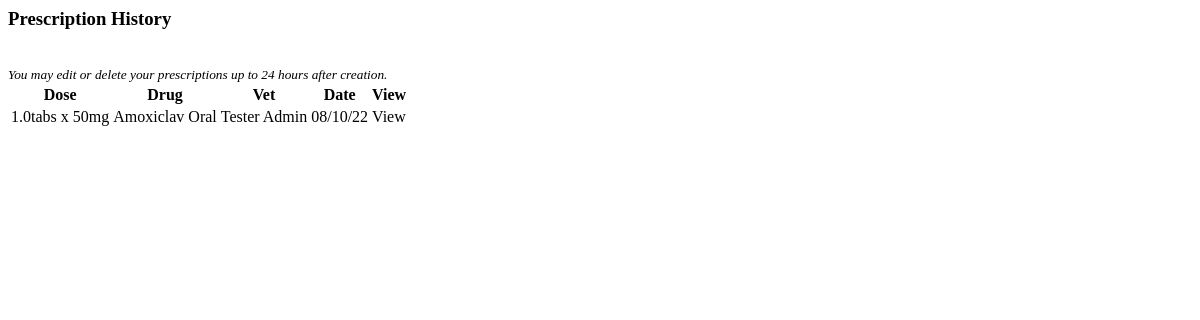
The app's page /prescriptions/list-prescrip/2 (signed in), older data.
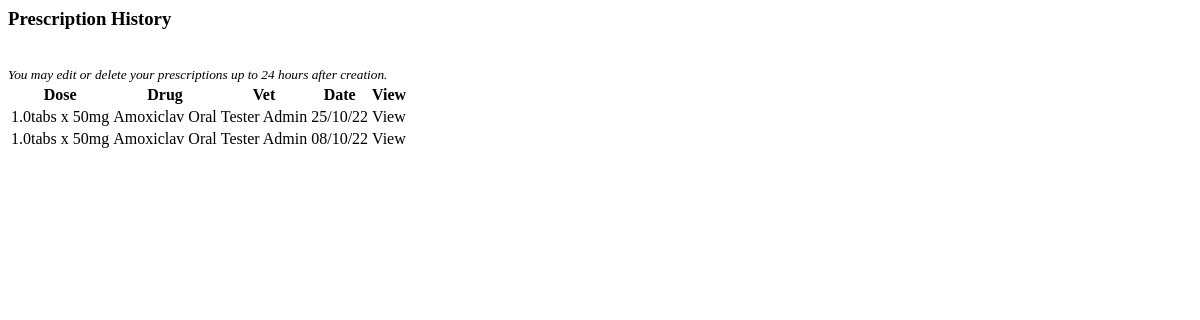
The same page, newer data.
### prescriptions/models.py (models this page shows, shortened)
class Prescription(models.Model):
    animal = models.ForeignKey(Record, on_delete=models.CASCADE, default=1)
    animal_weight = models.DecimalField(max_digits=5, decimal_places=2,
                                        blank=True, null=True)
    vet = models.ForeignKey(Vet, on_delete=models.CASCADE, default=1)
    drug = models.ForeignKey(Drug, on_delete=models.CASCADE, default=None)
    type = models.CharField(max_length=10, blank=True)
    drug_dose = models.DecimalField(max_digits=4, decimal_places=2,
                                    blank=True, null=True)
    drug_dose_high = models.DecimalField(max_digits=4, decimal_places=2,
                                         blank=True, null=True)
    dose = models.CharField(max_length=100, blank=True, null=True)
    measure = models.CharField(max_length=2, blank=True)
    frequency = models.CharField(max_length=10, choices=FREQUENCY, blank=True)
    length = models.PositiveIntegerField(default=0, blank=True)
    route = models.CharField(max_length=8, blank=True)
    date = models.DateTimeField(auto_now_add=True)
    class Meta:
        ordering = ['-date']

class Drug(models.Model):
    name = models.CharField(max_length=50)
    type = models.CharField(max_length=10, choices=TYPES, default='Injectable')
    dose = models.DecimalField(max_digits=4, decimal_places=2)
    high_dose = models.DecimalField(max_digits=4, decimal_places=2, blank=True,
                                    null=True,
                                    help_text='Add high dose for tablets \
                                    only.')
    tablet_strength = models.CharField(max_length=100, blank=True,
                                       help_text='Add tablet strength in \
                                       numbers, separated by commas.')
    measure = models.CharField(max_length=2, choices=MEASURE)
    category = models.ForeignKey(Category, on_delete=models.CASCADE)
    route = models.CharField(max_length=8, choices=ROUTES)
    warnings = models.CharField(max_length=300, default='None')
    def __str__(self):
        return self.name
    class Meta:
        ordering = ['name']

### vetprofiles/models.py (models this page shows, shortened)
class Vet(AbstractBaseUser):
    email = models.EmailField(verbose_name="email", max_length=80, unique=True)
    first_name = models.CharField(max_length=30, blank=False)
    last_name = models.CharField(max_length=30, blank=False)
    last_login = models.DateTimeField(verbose_name='last login', auto_now=True)
    is_admin = models.BooleanField(default=False)
    is_active = models.BooleanField(default=False)
    is_staff = models.BooleanField(default=False)
    is_superuser = models.BooleanField(default=False)
    USERNAME_FIELD = 'email'
    REQUIRED_FIELDS = ['first_name', 'last_name', ]
    objects = AccountsManager()
    def __str__(self):
        return f"{self.first_name} {self.last_name}"

### petrx/decorators.py (the view)
    def wrapper(request, *args, **kwargs):
        if request.user.is_authenticated:
            if request.user.is_active:
                return function(request, *args, **kwargs)
            else:
                return render(request, 'vetprofiles/restricted.html')
        else:
            return redirect('vetprofiles:login')

### prescriptions/views.py (called while the page is built)
@vet_login_and_active
def list_prescrip(request, animal_id):
    prescrip_list = Prescription.objects.filter(animal=animal_id).all()
    context = {'prescrip_list': prescrip_list}
    return render(request, 'prescriptions/list_prescrip.html', context)

### prescriptions/templates/prescriptions/list_prescrip.html (shortened to what this page needs)
<h3 class="subheadings">Prescription History</h3>
<small><em>You may edit or delete your prescriptions up to 24 hours after creation.</em></small>
<div class="prescrip-contain">
    <table>
        <thead>
            <tr>
                <th class="lg-prescrip">Dose</th>
                <th>Drug</th>
                <th class="lg-prescrip">Vet</th>
                <th>Date</th>
                <th>View</th>
            </tr>
        </thead>
        <tbody>
            {% for prescription in prescrip_list %}
            <tr>
                <td class="lg-prescrip">{{ prescription.dose }}{{ prescription.measure }}</td>
                <td>{{ prescription.drug }}</td>
                <td class="lg-prescrip">{{ prescription.vet }}</td>
                <td>{{ prescription.date|date:'d/m/y' }}</td>
                <td><a data-hx-get="{% url 'prescriptions:detail_prescrip' prescrip_id=prescription.id %}"
                        data-hx-target="#modal-dialog" class="pet-links" aria-label="View prescription">View</a></td>
            </tr>
        </tbody>
        {% endfor %}
    </table>
</div>

Row changes from the older to the newer data that the page shows:
added Prescription: dose "1.0tabs x 50", measure "mg", drug "Amoxiclav Oral", vet "Tester Admin", date "25/10/22"
